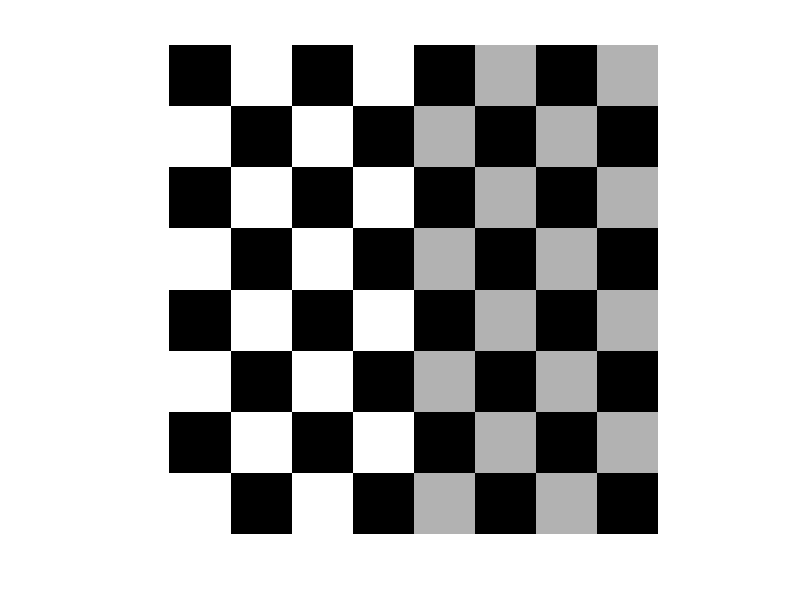
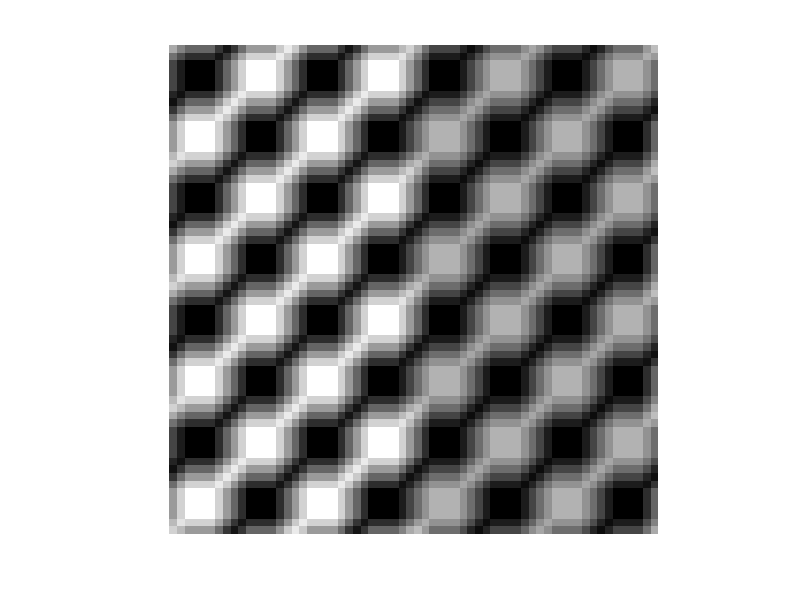
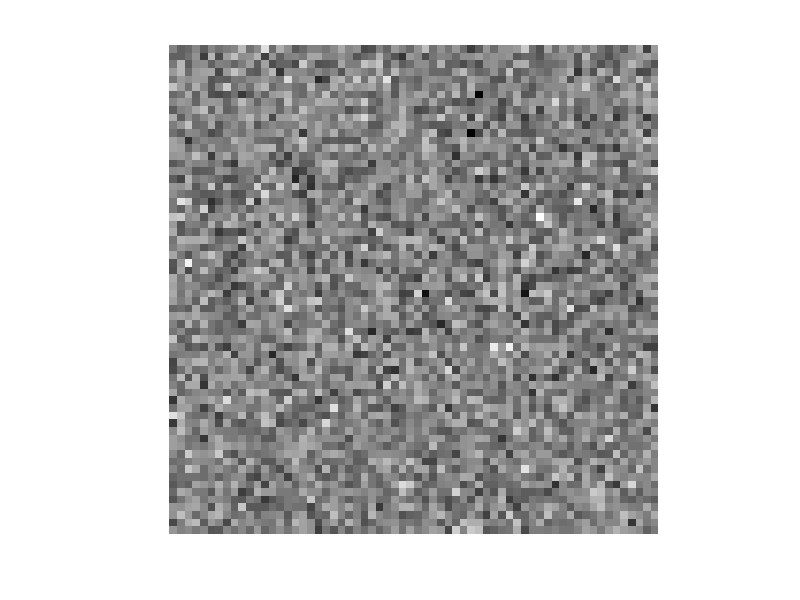
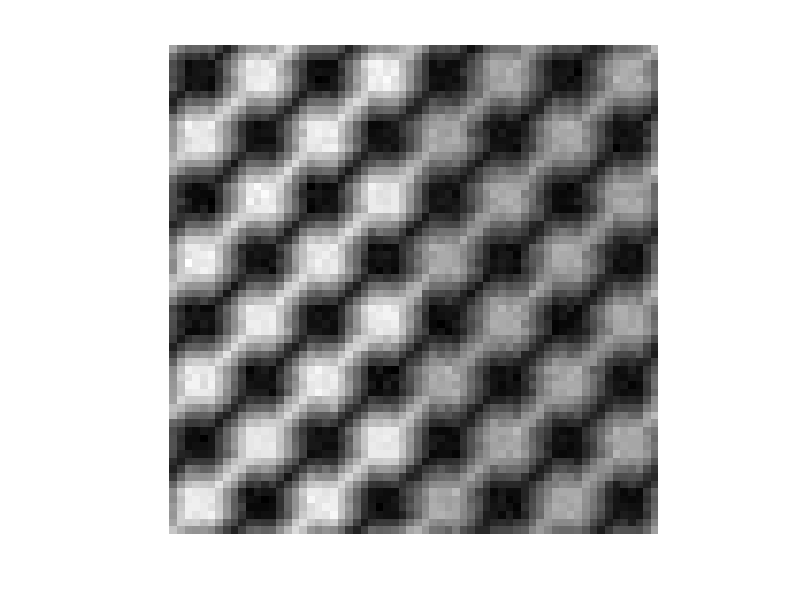

MATLAB code for these plots, in order: (Note: this script raises an error after producing the figures.)
f=checkerboard(8);
imshow(f, []);

PSF = fspecial ('motion', 7, 45);
gb = imfilter(f, PSF, 'circular');
figure;
imshow(gb, []);

noise = imnoise(zeros (size(f)),'gaussian',0,0.001);
figure;
imshow(noise, []);

g = gb+noise;
figure;
imshow(g, []);

fr1 = deconvwnr(g, PSF) ;

Sn = abs (fft2(noise)) .^2;
nA = sum(Sn(:)) /prod(size (noise)) ;
Sf = abs(fft2(f)) .^2; 
fA = sum(Sf(:)) /prod(size(f)) ;
R=nA/fA;

fr2 = deconvwnr(g, PSF, R) ;

NCORR = fftshift (real (ifft2(Sn))) ;
ICORR = fftshift (real (ifft2(Sf))) ;
fr3 = deconvwnr(g, PSF, NCORR, ICORR);

figure;
imshow(fr1, []);
figure;
imshow(fr2, []);
figure;
imshow(fr3, []);
